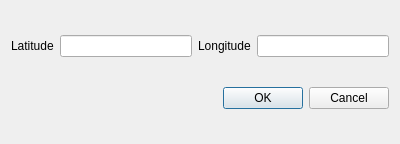
<?xml version="1.0" encoding="UTF-8"?>
<ui version="4.0">
 <class>GpsCoordinatesInput</class>
 <widget class="QDialog" name="GpsCoordinatesInput">
  <property name="geometry">
   <rect>
    <x>0</x>
    <y>0</y>
    <width>400</width>
    <height>144</height>
   </rect>
  </property>
  <property name="windowTitle">
   <string>Dialog</string>
  </property>
  <layout class="QVBoxLayout" name="verticalLayout">
   <item>
    <layout class="QHBoxLayout" name="horizontalLayout">
     <item>
      <widget class="QLabel" name="latitudeTitle">
       <property name="text">
        <string>Latitude</string>
       </property>
      </widget>
     </item>
     <item>
      <widget class="QLineEdit" name="latitudeValue"/>
     </item>
     <item>
      <widget class="QLabel" name="longitudeTitle">
       <property name="text">
        <string>Longitude</string>
       </property>
      </widget>
     </item>
     <item>
      <widget class="QLineEdit" name="longitudeValue"/>
     </item>
    </layout>
   </item>
   <item>
    <widget class="QDialogButtonBox" name="buttonBox">
     <property name="orientation">
      <enum>Qt::Horizontal</enum>
     </property>
     <property name="standardButtons">
      <set>QDialogButtonBox::Cancel|QDialogButtonBox::Ok</set>
     </property>
    </widget>
   </item>
  </layout>
 </widget>
 <resources/>
 <connections>
  <connection>
   <sender>buttonBox</sender>
   <signal>accepted()</signal>
   <receiver>GpsCoordinatesInput</receiver>
   <slot>accept()</slot>
   <hints>
    <hint type="sourcelabel">
     <x>248</x>
     <y>254</y>
    </hint>
    <hint type="destinationlabel">
     <x>157</x>
     <y>274</y>
    </hint>
   </hints>
  </connection>
  <connection>
   <sender>buttonBox</sender>
   <signal>rejected()</signal>
   <receiver>GpsCoordinatesInput</receiver>
   <slot>reject()</slot>
   <hints>
    <hint type="sourcelabel">
     <x>316</x>
     <y>260</y>
    </hint>
    <hint type="destinationlabel">
     <x>286</x>
     <y>274</y>
    </hint>
   </hints>
  </connection>
 </connections>
</ui>
